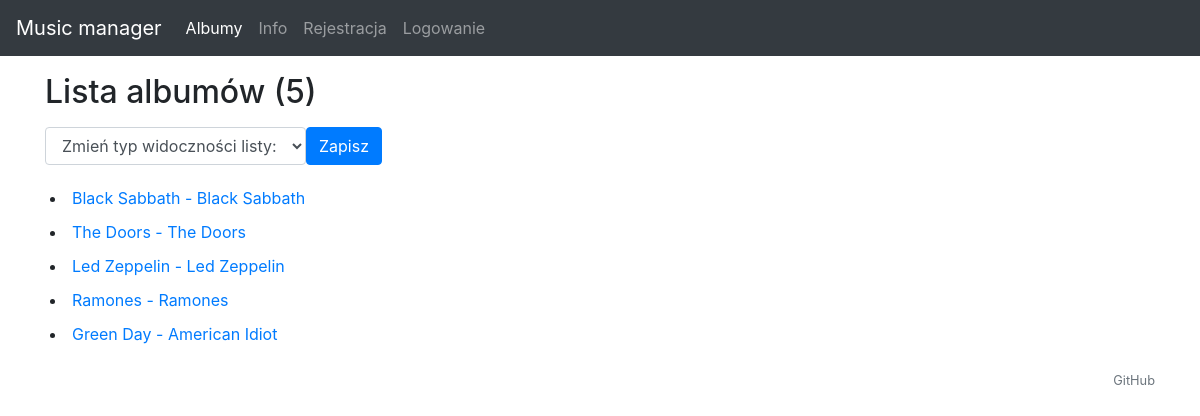
The app's page /records/ with its own data.
### models.py (models this page shows, shortened)
class Record(db.Model):
    __tablename__ = 'record'
    id = Column(Integer, autoincrement=True, primary_key=True)
    title = Column(String(200), nullable=False)
    artist = Column(String(200), nullable=False)
    ratings = db.relationship('Rating', backref='record')
    reviews = db.relationship('Review', backref='record')

### views.py (the view)
@app.route('/records/', methods=['GET'])
def get_records():
    records = Record.query.all()
    return render_template('record-list.html', records=records)

### views.py (called while the page is built)
@app.before_request
def before_request():
    if current_user.is_authenticated:
        current_user.last_seen = datetime.now()
        db.session.commit()

### templates/record-list.html (shortened to what this page needs)
{% extends "_base.html" %}
{% set page_id = 'records' %}
{% block content %}
<div class="row">
    <div class="col-12">
        <h1 class="h2 mt-3 mb-3"> Lista albumów ({{ records | count }})</h1>
        {% if records %}
        <form action="/type-list" method="post" class="form-inline formtypelist">
            <select class="form-control" id="selectListType" name="list-type">                                     <option selected disabled>Zmień typ widoczności listy:</option>
            </select>
          <button type="submit" name="listtypesubmit" class="btn btn-primary">Zapisz</button>
        </form>
        <table>
            <ul class="list-unstyled">
                {% for record in records %}
                <tr>
                <td>
                <li class="p-1">
                    <a href="{{ url_for('get_record', id=record.id) }}">{{ record.artist }} - {{ record.title }}</a>
                </li>
                </td>
                </tr>
                {% endfor %}
            </ul>
        </table>
    </div>
</div>
{% endif %}
{% endblock %}

### static/css/my_style.css (style rules this page uses)
.formtypelist { display: -webkit-inline-box; display: -moz-inline-box; display: -ms-inline-flexbox; display: -webkit-inline-flex; display: inline-flex; }

### records on screen
Record: artist "Black Sabbath", title "Black Sabbath"
Record: artist "The Doors", title "The Doors"
Record: artist "Led Zeppelin", title "Led Zeppelin"
Record: artist "Ramones", title "Ramones"
Record: artist "Green Day", title "American Idiot"

### other values on screen
{{ records | count }} "5"
